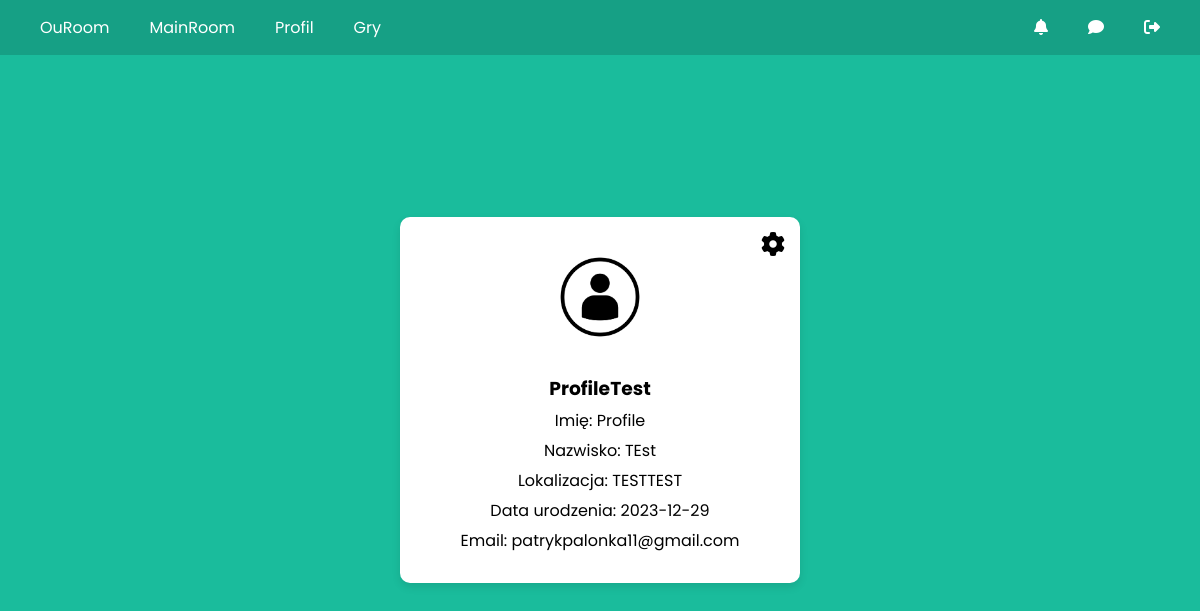
Page /profile/ (signed in) on the earlier database version.
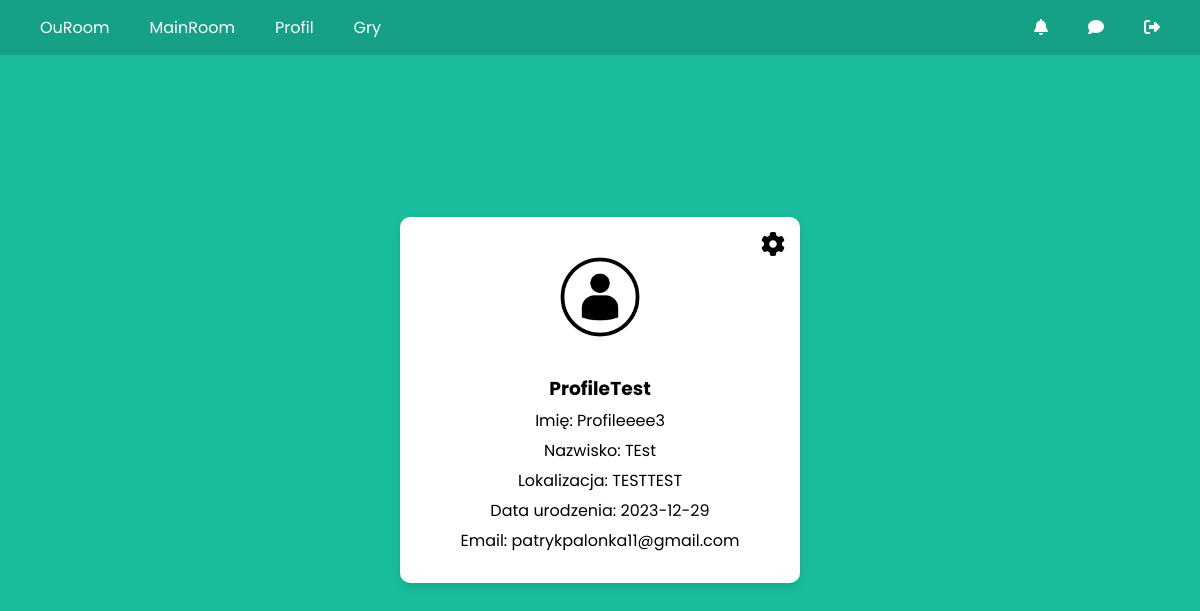
Same page on the later database version.
### accounts/models.py (models this page shows, shortened)
class Profile(models.Model):
    user = models.OneToOneField(settings.AUTH_USER_MODEL, on_delete=models.CASCADE)
    image = models.ImageField(default='userdef.jpg', upload_to='profile_pics')
    location = models.CharField(max_length=30, blank=True)
    birth_date = models.DateField(null=True, blank=True)

class CustomUser(AbstractUser):
    email = models.EmailField(blank=False, null=False,unique=True)

### accounts/views.py (the view)
# urls.py: path('profile/', views.profile_view, name='profile'),
@login_required
def profile_view(request):
    show_settings = False
    if request.method == "POST":
        u_form = UserUpdateForm(request.POST, instance=request.user) # instance mówi formularzowi, że ma on operować na istniejącej instancji modelu
        p_form = ProfileUpdateForm(request.POST, request.FILES, instance=request.user.profile) # instance mowi formularzowi ze ma operować na modelu profile
        ch_form = SetPasswordForm(request.user, request.POST)
        new_password1 = request.POST.get('new_password1')
        new_password2 = request.POST.get('new_password2')
        if request.POST['action'] == 'update_profile':
            if u_form.is_valid() and p_form.is_valid():
                u_form.save()
                p_form.save()
                messages.success(request, f'Twoje konto zostało zaktualizowane!')
                return redirect('profile')
        if request.POST['action'] == 'update_password':
            if ch_form.is_valid():
                ch_form.save()
                messages.success(request, f'Twoje hasło zostało zmienione!')
                update_session_auth_hash(request, request.user)
                return redirect('profile')
            elif new_password1 != new_password2:
                messages.error(request, "Podane hasła różnią się od siebie!")
                show_settings = True
    else:
        u_form = UserUpdateForm(instance=request.user)
        p_form = ProfileUpdateForm(instance=request.user.profile)
        ch_form = SetPasswordForm(request.user)
    user_profile, created = Profile.objects.get_or_create(user=request.user) #  # Created or download user profile
    context = {
        'u_form': u_form,
        'p_form': p_form,
        'profile': user_profile,
        'ch_form': ch_form,
        'show_settings': show_settings
    }
    return render(request, 'rooms/profile.html', context)

### rooms/templates/rooms/profile.html (shortened to what this page needs)
{% extends "rooms/mainroom.html" %}
{% block content %}
    <div class="profile-container">
      <i class="fa-solid fa-gear settings-icon"></i>
      <div class="profile-image">
        <img src="{{ profile.image.url }}" alt="Profilowe zdjęcie użytkownika">
      </div>
      <div class="profile-info">
        <h3>{{ profile.user.username }}</h3>
        {% if profile.user.first_name  %}
        <p>Imię: {{ profile.user.first_name}}</p>
        {% endif %}
        {% if profile.user.last_name %}
        <p>Nazwisko: {{ profile.user.last_name}}</p>
        {% endif %}
        {% if profile.location %}
        <p>Lokalizacja: {{ profile.location }}</p>
        {% endif %}
        {% if profile.birth_date %}
        <p>Data urodzenia: {{ profile.birth_date|date:"Y-m-d" }}</p>
        {% endif %}
        <p>Email: {{ profile.user.email }}</p>
      </div>
    </div>
{% endblock content %}

### rooms/templates/rooms/mainroom.html (shortened to what this page needs)
<!DOCTYPE html>
<html lang="en">
<head>
    {% load static %}
    <link rel="stylesheet" href="{% static 'main.css' %}">
</head>
<body>
    <nav class="navigation">
        <div class="nav-left">
            <a href="{% url 'ouroom' %}" class="nav-link">OuRoom</a>
            <a href="{% url 'main_room' %}" class="nav-link">MainRoom</a>
            <a href="{% url 'profile' %}" class="nav-link">Profil</a>
            <a href="{% url 'games' %}" class="nav-link">Gry</a>
        </div>
        <div class="nav-right">
            <a href="#" class="nav-icon" title="Powiadomienia"><i class="fa-solid fa-bell"></i></a>
            <a href="#" class="nav-icon" title="Wiadomości"><i class="fa-solid fa-comment"></i></a>
            <a href="{% url 'logout' %}" class="nav-icon" title="Wyloguj się"><i class="fa-solid fa-right-from-bracket"></i></a>
        </div>
    </nav>
    {% block content %}
    {% endblock content %}
</body>
</html>

### static/main.css (style rules this page uses)
* { margin: 0; padding: 0; box-sizing: border-box; font-family: 'Poppins', sans-serif; }
body { background: #1abc9c; overflow: hidden; display: flex; flex-direction: column; justify-content: center; align-items: center; height: 100vh; }
p { text-align: center; margin-top: 15px; }
.navigation { display: flex; justify-content: space-between; align-items: center; padding: 10px 20px; background-color: #16a085; color: #fff; position: fixed; top: 0; left: 0; width: 100%; z-index: 1000; }
.nav-left, .nav-right { display: flex; align-items: center; }
.nav-link, .nav-icon { text-decoration: none; color: #fff; margin: 0 10px; padding: 5px 10px; border-radius: 5px; transition: background-color 0.3s ease; }
.profile-container { background: #fff; padding: 20px; border-radius: 10px; box-shadow: 0 4px 8px rgba(0, 0, 0, 0.1); text-align: center; max-width: 400px; width: 100%; margin: 20px; position: relative; }
.settings-icon { position: absolute; top: 15px; right: 15px; font-size: 24px; }
.profile-image img { width: 100px; height: 100px; border-radius: 50%; margin: 10px 0; }
.profile-info { margin: 10px 0; }
.profile-info h3, .profile-info p { margin: 5px 0; }

Differences in the rows shown:
changed through a linked row, Profile "TESTTEST": user.first_name "Profile" → "Profileeee3"
